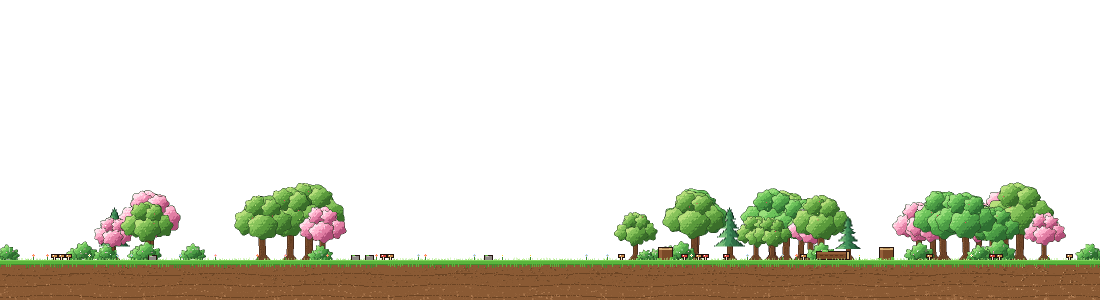
#> input picture godot/art/maps/home_tank.png, 2200 x 600 px (shown at 1/2 size)
$ python lunar_art.py
#> lines starting #> are read from the running program, lines starting #| are printed output that depends on the picture; after the words box and inside, x2 and y2 are one past the last pixel; in counts of white or black regions, pixels touching at a corner belong together
"""Paints the art for the Lunar quest line and the neighborhood the heroes build after the ending.

    art/maps/home_village.png     the home map after the ending: all five houses side by side (cut out of
                                  each hero's own home map and Tank's house sprite), on the old meadow ground
    art/maps/moon1.png            the Moon's landing site: grey dust, craters, boulders to jump on
    art/sky/moon_far.png          distant crater rims (parallax, tiles every 1536 px)
    art/sky/moon_mid.png          nearer ridges (parallax)
    art/maps/house_<hero>_night.png  each house inside, with the windows showing the blood-red night
    art/items/luna_coin.png       a Luna Coin (9x9), the Abyssal Coin in cyan

Everything is drawn at 2x like the rest of the maps (one world unit = 2 px). Re-run it only if the home
maps change; it overwrites the files above (so a hand-painted replacement would be lost).

Usage:  python3 tools/bake/lunar_art.py
Needs:  Pillow and numpy.
"""
import os

import numpy as np
from PIL import Image, ImageDraw

ART = os.path.join(os.path.dirname(os.path.abspath(__file__)), "..", "..", "godot", "art")

# must match scripts/lunar.gd: VILLAGE (house centres, world units) and VILLAGE_W
VILLAGE = {"rock": 300, "archer": 650, "mage": 1030, "summoner": 1410, "tank": 1750}
VILLAGE_W = 2340
# where each house sits in its own 2200x600 home map: [left, right] (it's centred on x=940 px)
SRC = {"rock": (760, 1120), "archer": (740, 1150), "mage": (640, 1250), "summoner": (740, 1130)}
FLOOR = 520   # the ground line in the home maps, in px


def p(*a):
    return os.path.join(ART, *a)


def village():
    base = Image.open(p("maps", "home_tank.png")).convert("RGBA")
#> base is the input picture: PIL image 2200x600 RGBA; mean R, G, B, A 28.1, 27.1, 15, 58
    W = VILLAGE_W * 2
    out = Image.new("RGBA", (W, 600), (0, 0, 0, 0))
#> out: PIL image 4680x600 RGBA; every value is 0
    x = 0
    while x < W:
        out.alpha_composite(base, (x, 0))
        x += base.width
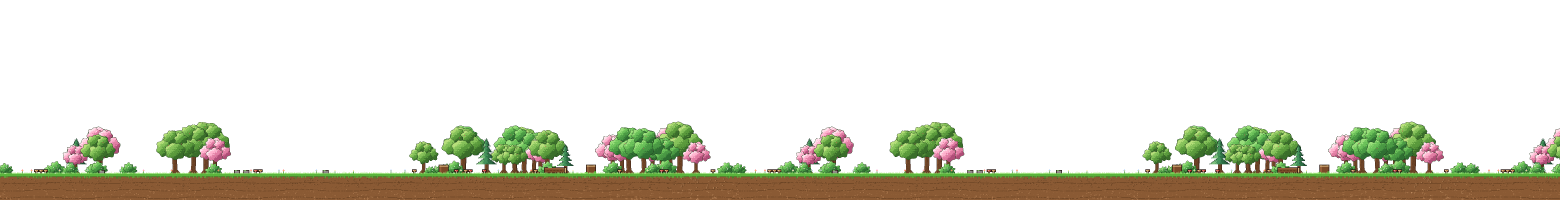
#> out: PIL image 4680x600 RGBA (shown at 1/3 size); mean R, G, B, A 27.9, 26.8, 14.9, 57.5; transparent parts drawn white
#> after the loop, x = 6600
    # clear the trees where the houses will stand, so no trunk pokes through a wall
    a = np.asarray(out).copy()
    for h, cx in VILLAGE.items():
        x0, x1 = SRC.get(h, (780, 1100))
        L = cx * 2 + (x0 - 940) + 10
        R = cx * 2 + (x1 - 940) - 10
        a[: FLOOR - 4, max(0, L):R] = 0
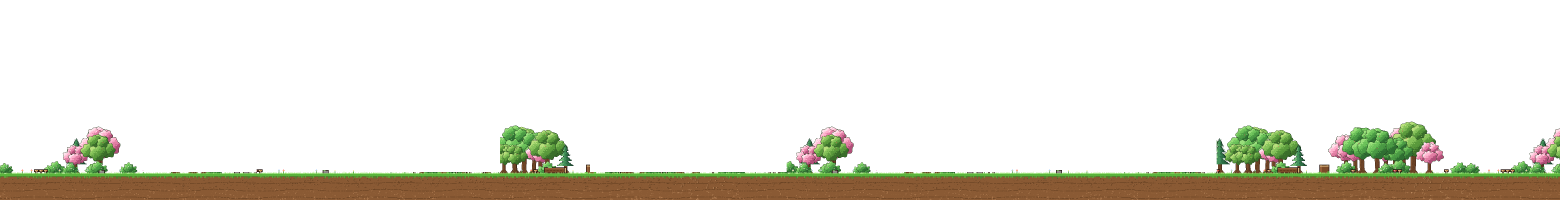
#> a: shape (600, 4680, 4) (shown at 1/3 size); 4.21% of pixels changed, all inside (x1, y1, x2, y2) = (430, 365, 3650, 516); transparent parts drawn white
    out = Image.fromarray(a, "RGBA")
    for h, cx in VILLAGE.items():
        if h == "tank":
            house = Image.open(p("tank", "house.png")).convert("RGBA")
            out.alpha_composite(house, (cx * 2 - house.width // 2, FLOOR + 4 - house.height))
            continue
        x0, x1 = SRC[h]
#> (the run stopped early here; a loop or call above may not have finished)

$ run again, with godot/art/maps/crimson2.png copied over godot/art/maps/home_tank.png
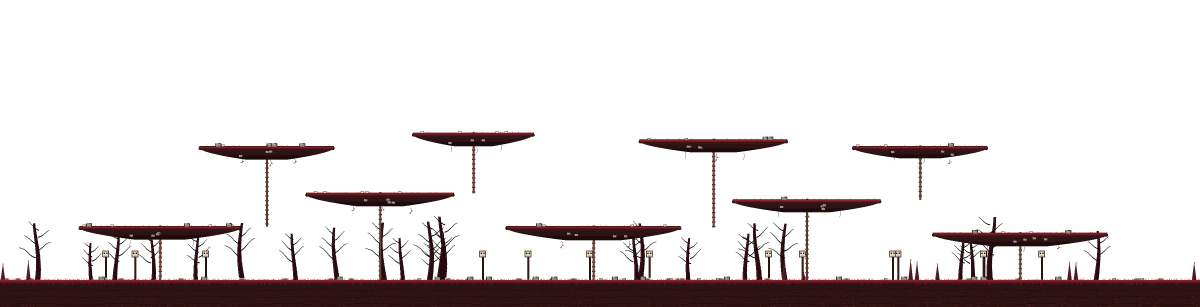
#> input picture godot/art/maps/crimson2.png, 3600 x 920 px (shown at 1/3 size)
#> in village, base is the input picture: PIL image 3600x920 RGBA; mean R, G, B, A 8.7, 3.4, 3.7, 38
#> after the loop in village, `while x < W:`:
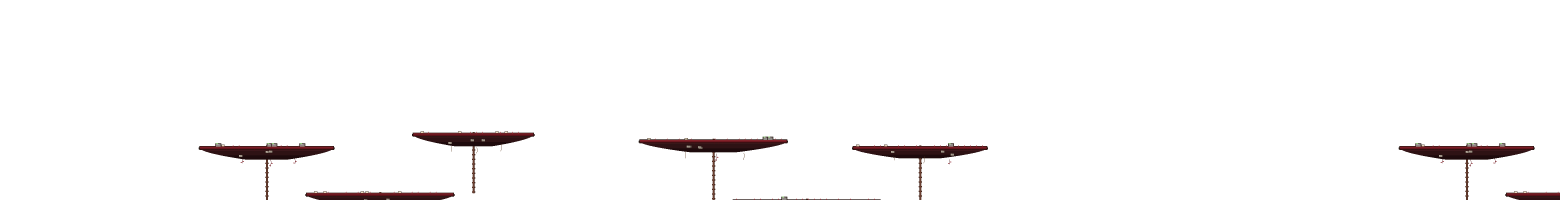
#> out: PIL image 4680x600 RGBA (shown at 1/3 size); mean R, G, B, A 2, 0.8, 0.8, 7.7; transparent parts drawn white
#> after the loop in village, `while x < W:`: x = 7200
#> after the loop in village, `for h, cx in VILLAGE.items():`:
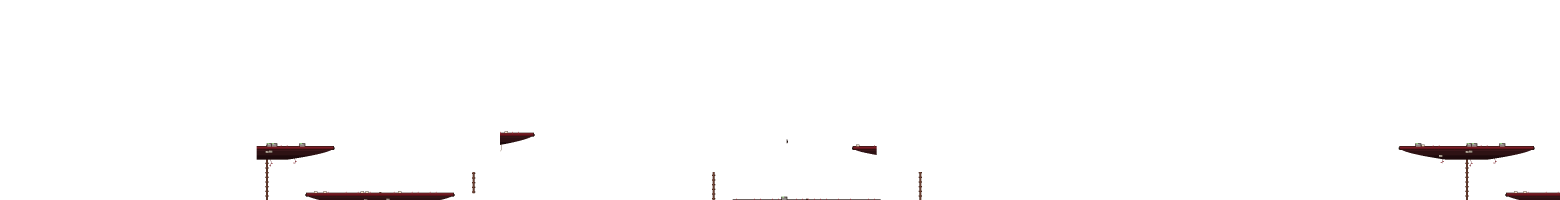
#> a: shape (600, 4680, 4) (shown at 1/3 size); 1.45% of pixels changed, all inside (x1, y1, x2, y2) = (596, 394, 2964, 516); transparent parts drawn white

$ run again, with godot/art/maps/home.png copied over godot/art/maps/home_tank.png
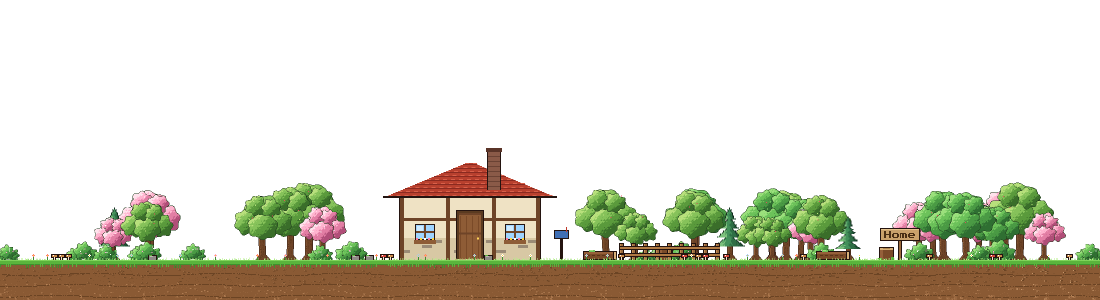
#> input picture godot/art/maps/home.png, 2200 x 600 px (shown at 1/2 size)
#> in village, base is the input picture: PIL image 2200x600 RGBA; mean R, G, B, A 35.6, 33.3, 19.6, 70.3
#> after the loop in village, `while x < W:`:
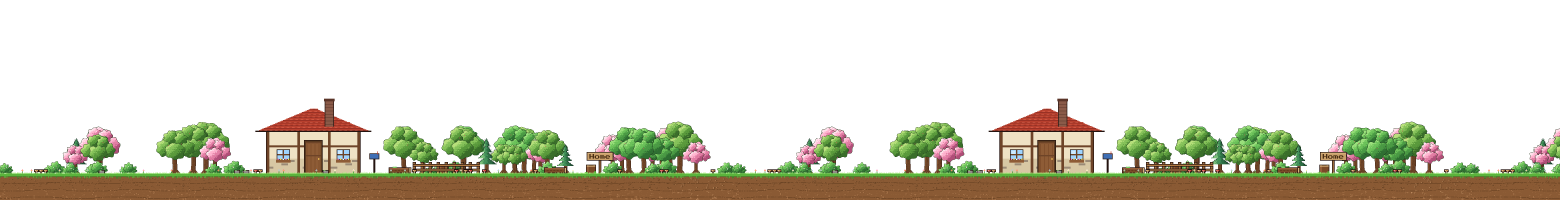
#> out: PIL image 4680x600 RGBA (shown at 1/3 size); mean R, G, B, A 35, 32.6, 19.3, 69; transparent parts drawn white
#> after the loop in village, `while x < W:`: x = 6600
#> after the loop in village, `for h, cx in VILLAGE.items():`:
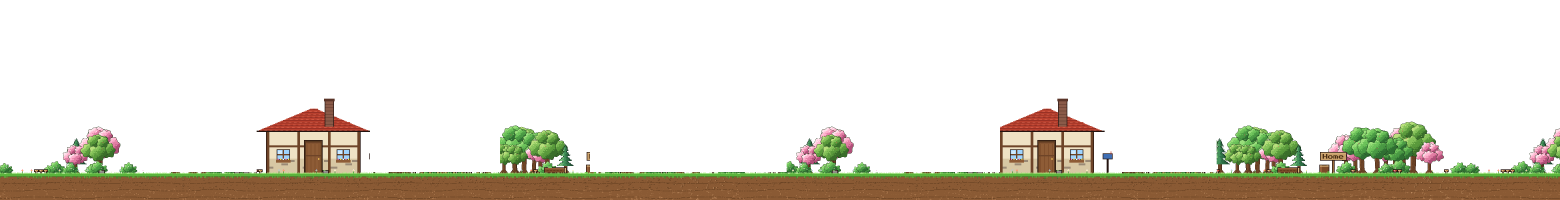
#> a: shape (600, 4680, 4) (shown at 1/3 size); 5.14% of pixels changed, all inside (x1, y1, x2, y2) = (430, 365, 3650, 516); transparent parts drawn white

$ run again, with godot/art/maps/home_archer.png copied over godot/art/maps/home_tank.png
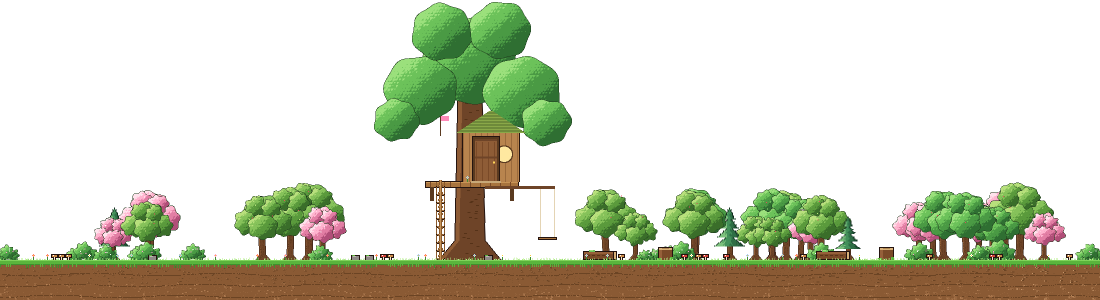
#> input picture godot/art/maps/home_archer.png, 2200 x 600 px (shown at 1/2 size)
#> in village, base is the input picture: PIL image 2200x600 RGBA; mean R, G, B, A 36.5, 38.9, 20.7, 79.6
#> after the loop in village, `while x < W:`:
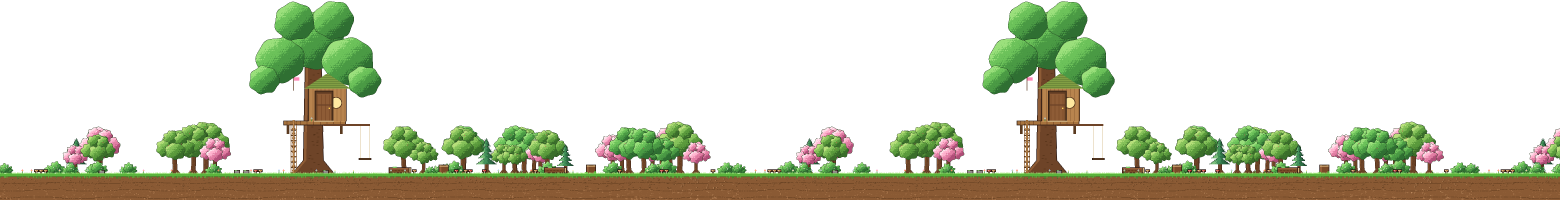
#> out: PIL image 4680x600 RGBA (shown at 1/3 size); mean R, G, B, A 35.9, 37.9, 20.3, 77.9; transparent parts drawn white
#> after the loop in village, `while x < W:`: x = 6600
#> after the loop in village, `for h, cx in VILLAGE.items():`:
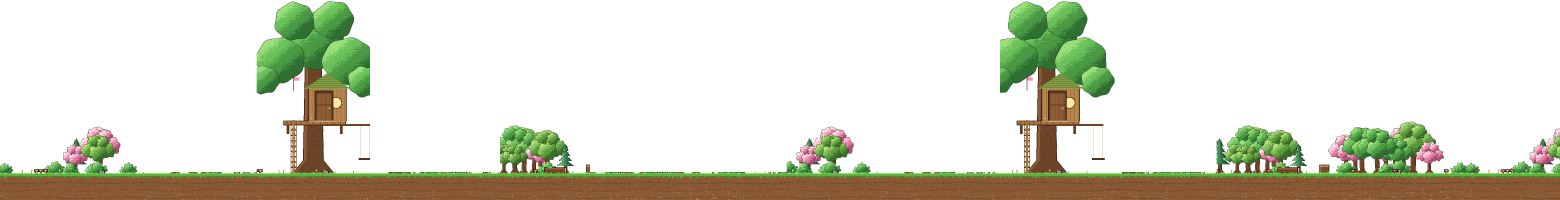
#> a: shape (600, 4680, 4) (shown at 1/3 size); 5.15% of pixels changed, all inside (x1, y1, x2, y2) = (430, 121, 3650, 516); transparent parts drawn white
